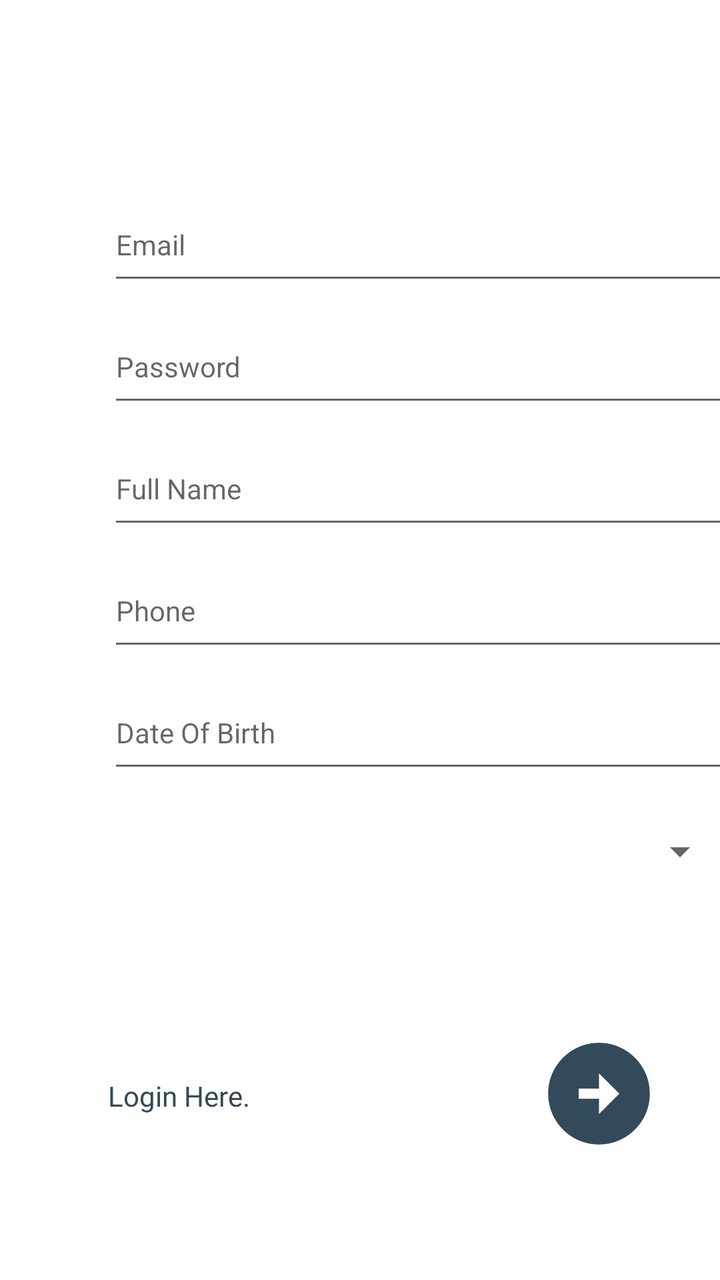
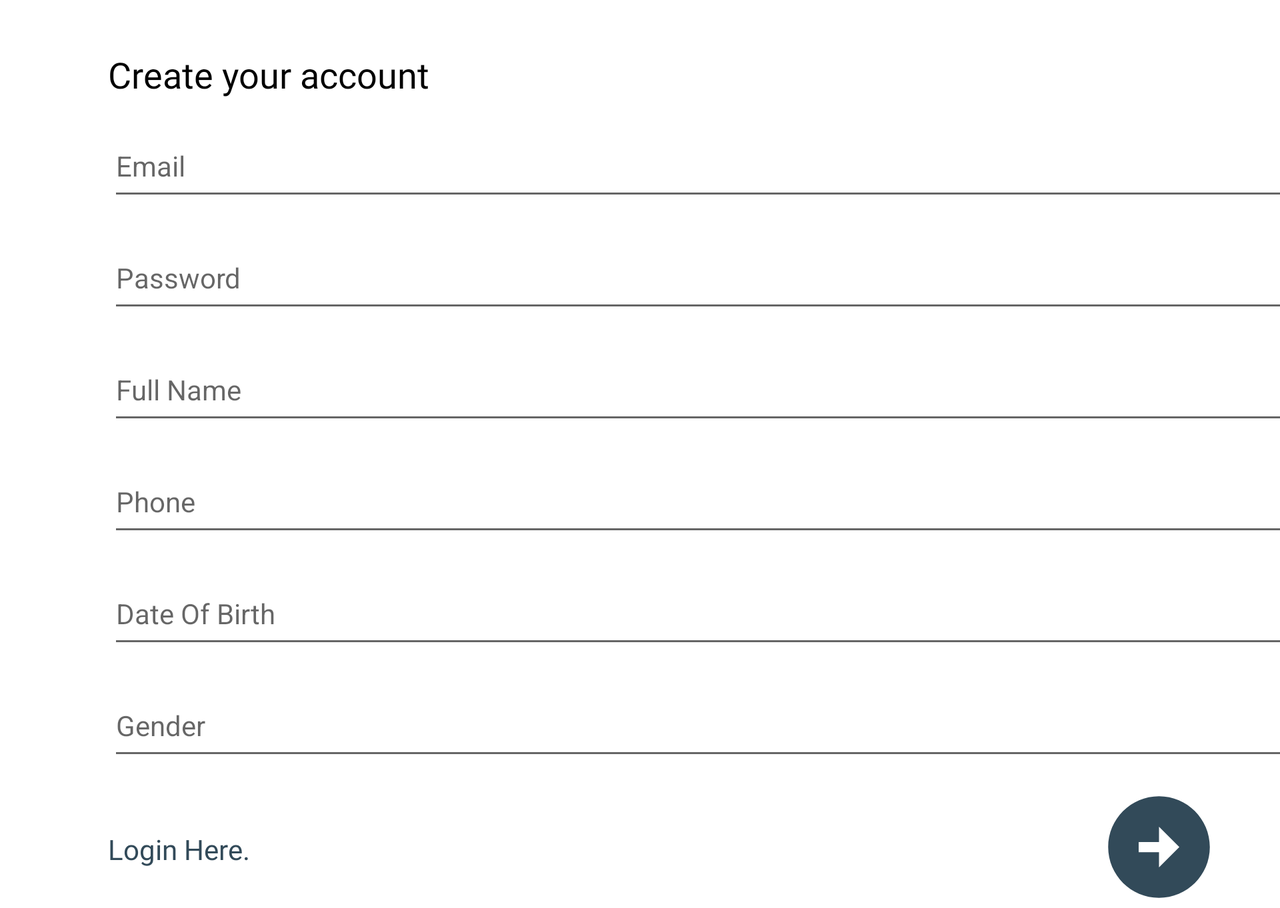

Two renders of one Android screen. The first uses the default layout on a phone; the second uses the alternative layout the repository ships for a different screen configuration, on a matching device. The two XML files are below.
<!-- AndroidManifest.xml: application theme Theme.SpotMe -->
<!-- res/layout/signup.xml -->
<?xml version="1.0" encoding="utf-8"?>
<ScrollView xmlns:app="http://schemas.android.com/apk/res-auto"
    xmlns:tools="http://schemas.android.com/tools"
    android:layout_width="fill_parent"
    android:layout_height="fill_parent"
    xmlns:android="http://schemas.android.com/apk/res/android">

    <androidx.constraintlayout.widget.ConstraintLayout
        android:layout_width="fill_parent"
        android:layout_height="fill_parent">

        <TextView
            android:id="@+id/signUpTitle"
            android:layout_width="wrap_content"
            android:layout_height="wrap_content"
            android:layout_marginStart="54dp"
            android:layout_marginTop="50dp"
            android:layout_marginEnd="308dp"
            android:layout_marginBottom="20dp"
            android:fontFamily="@font/poppins_bold"
            android:text="@string/create_your_account"
            android:textColor="@color/black"
            android:textSize="18sp"
            app:layout_constraintBottom_toTopOf="@+id/emailTv"
            app:layout_constraintEnd_toEndOf="parent"
            app:layout_constraintHorizontal_bias="0.0"
            app:layout_constraintStart_toStartOf="parent"
            app:layout_constraintTop_toTopOf="parent"
            app:layout_constraintVertical_chainStyle="packed"/>

        <EditText
            android:id="@+id/emailTv"
            android:layout_width="310dp"
            android:layout_height="53dp"
            android:layout_marginStart="54dp"
            android:layout_marginTop="20dp"
            android:ems="10"
            android:hint="@string/email"
            android:inputType="textEmailAddress"
            android:importantForAutofill="no"
            android:textSize="14sp"
            app:layout_constraintEnd_toEndOf="parent"
            app:layout_constraintHorizontal_bias="0.0"
            app:layout_constraintStart_toStartOf="parent"
            app:layout_constraintTop_toBottomOf="@id/signUpTitle" />

        <EditText
            android:id="@+id/passwordTv"
            android:layout_width="310dp"
            android:layout_height="53dp"
            android:layout_marginStart="54dp"
            android:layout_marginTop="8dp"
            android:ems="10"
            android:hint="@string/password"
            android:inputType="textPassword"
            android:importantForAutofill="no"
            android:textSize="14sp"
            app:layout_constraintEnd_toEndOf="parent"
            app:layout_constraintHorizontal_bias="0.0"
            app:layout_constraintStart_toStartOf="parent"
            app:layout_constraintTop_toBottomOf="@id/emailTv"/>

        <EditText
            android:id="@+id/fullNameTv"
            android:layout_width="310dp"
            android:layout_height="53dp"
            android:layout_marginStart="54dp"
            android:layout_marginTop="8dp"
            android:ems="10"
            android:hint="@string/full_name"
            android:inputType="textPersonName"
            android:importantForAutofill="no"
            android:textSize="14sp"
            app:layout_constraintEnd_toEndOf="parent"
            app:layout_constraintHorizontal_bias="0.0"
            app:layout_constraintStart_toStartOf="parent"
            app:layout_constraintTop_toBottomOf="@id/passwordTv" />

        <EditText
            android:id="@+id/phoneTv"
            android:layout_width="310dp"
            android:layout_height="53dp"
            android:layout_marginStart="54dp"
            android:layout_marginTop="8dp"
            android:ems="10"
            android:hint="@string/phone"
            android:inputType="phone"
            android:importantForAutofill="no"
            android:textSize="14sp"
            app:layout_constraintEnd_toEndOf="parent"
            app:layout_constraintHorizontal_bias="0.0"
            app:layout_constraintStart_toStartOf="parent"
            app:layout_constraintTop_toBottomOf="@id/fullNameTv" />

        <EditText
            android:id="@+id/dobTv"
            android:layout_width="310dp"
            android:layout_height="53dp"
            android:layout_marginStart="54dp"
            android:layout_marginTop="8dp"
            android:ems="10"
            android:hint="@string/dob"
            android:inputType="date"
            android:importantForAutofill="no"
            android:textSize="14sp"
            android:cursorVisible="false"
            android:focusable="false"
            android:focusableInTouchMode="false"
            android:clickable="false"
            app:layout_constraintEnd_toEndOf="parent"
            app:layout_constraintHorizontal_bias="0.0"
            app:layout_constraintStart_toStartOf="parent"
            app:layout_constraintTop_toBottomOf="@id/phoneTv" />

        <Spinner
            android:id="@+id/genderTv"
            android:layout_width="310dp"
            android:layout_height="53dp"
            android:layout_marginStart="54dp"
            android:layout_marginTop="8dp"
            android:ems="10"
            android:hint="@string/gender"
            android:inputType="text"
            android:importantForAutofill="no"
            android:textSize="14sp"
            app:layout_constraintEnd_toEndOf="parent"
            app:layout_constraintHorizontal_bias="0.0"
            app:layout_constraintStart_toStartOf="parent"
            app:layout_constraintTop_toBottomOf="@id/dobTv" />

        <ImageView
            android:id="@+id/signUpBtn"
            android:layout_width="65dp"
            android:layout_height="61dp"
            android:layout_marginTop="64dp"
            android:layout_marginEnd="28dp"
            app:srcCompat="@drawable/ic_next_button"
            app:layout_constraintEnd_toEndOf="parent"
            app:layout_constraintHorizontal_bias="0.934"
            app:layout_constraintTop_toBottomOf="@id/genderTv"
            />

        <TextView
            android:id="@+id/loginHereTv"
            android:layout_width="wrap_content"
            android:layout_height="wrap_content"
            android:layout_marginStart="54dp"
            android:layout_marginBottom="20dp"
            android:fontFamily="@font/poppins_medium"
            android:text="@string/login_here"
            android:clickable="true"
            android:textColor="#324A59"
            app:layout_constraintBottom_toBottomOf="parent"
            app:layout_constraintHorizontal_bias="1.0"
            app:layout_constraintHorizontal_chainStyle="packed"
            app:layout_constraintStart_toStartOf="parent" />

    </androidx.constraintlayout.widget.ConstraintLayout>
</ScrollView>
<!-- resources referenced by this layout -->
<resources>
  <color name="black">#000000</color>
  <!-- drawable ic_next_button (drawable) -->
  <vector android:height="24dp" android:tint="#324A59"
      android:viewportHeight="24" android:viewportWidth="24"
      android:width="24dp" xmlns:android="http://schemas.android.com/apk/res/android">
      <path android:fillColor="@android:color/white" android:pathData="M22,12c0,-5.52 -4.48,-10 -10,-10S2,6.48 2,12c0,5.52 4.48,10 10,10S22,17.52 22,12zM12,13l-4,0v-2l4,0V8l4,4l-4,4V13z"/>
  </vector>
  <string name="create_your_account">Create your account</string>
  <string name="dob">Date Of Birth</string>
  <string name="email">Email</string>
  <string name="full_name">Full Name</string>
  <string name="gender">Gender</string>
  <string name="login_here">Login Here.</string>
  <string name="password">Password</string>
  <string name="phone">Phone</string>
  <style name="Theme.SpotMe" parent="Theme.MaterialComponents.DayNight.DarkActionBar">
          
          <item name="colorPrimary">@color/spotMe_darkerBlue</item>
          <item name="colorPrimaryVariant">@color/spotMe_darkBlue</item>
          <item name="colorOnPrimary">@color/white</item>
          
          <item name="colorSecondary">@color/teal_200</item>
          <item name="colorSecondaryVariant">@color/teal_700</item>
          <item name="colorOnSecondary">@color/black</item>
          
          <item name="android:statusBarColor" tools:targetApi="l">?attr/colorPrimaryVariant</item>
          
      </style>
  <color name="spotMe_darkerBlue">#182730</color>
  <color name="spotMe_darkBlue">#324A59</color>
  <color name="white">#FFFFFFFF</color>
  <color name="teal_200">#FF03DAC5</color>
  <color name="teal_700">#FF018786</color>
</resources>
<!-- res/layout-land/signup.xml (the repository's variant of the layout above) -->
<!-- drawn on the phone turned sideways -->
<?xml version="1.0" encoding="utf-8"?>
<ScrollView android:layout_width="fill_parent"
    android:layout_height="fill_parent"
    xmlns:android="http://schemas.android.com/apk/res/android">

        <androidx.constraintlayout.widget.ConstraintLayout xmlns:android="http://schemas.android.com/apk/res/android"
            xmlns:app="http://schemas.android.com/apk/res-auto"
            xmlns:tools="http://schemas.android.com/tools"
            android:layout_width="fill_parent"
            android:layout_height="fill_parent">

            <TextView
                android:id="@+id/signUpTitle"
                android:layout_width="wrap_content"
                android:layout_height="wrap_content"
                android:layout_marginStart="54dp"
                android:layout_marginTop="25dp"
                android:layout_marginEnd="308dp"
                android:layout_marginBottom="5dp"
                android:fontFamily="@font/poppins_bold"
                android:text="@string/create_your_account"
                android:textColor="@color/black"
                android:textSize="18sp"
                app:layout_constraintBottom_toTopOf="@+id/emailTv"
                app:layout_constraintEnd_toEndOf="parent"
                app:layout_constraintHorizontal_bias="0.0"
                app:layout_constraintStart_toStartOf="parent"
                app:layout_constraintTop_toTopOf="parent"
                app:layout_constraintVertical_chainStyle="spread"/>

            <EditText
                android:id="@+id/emailTv"
                android:layout_width="610dp"
                android:layout_height="48dp"
                android:layout_marginHorizontal="54dp"
                android:layout_marginTop="8dp"
                android:ems="10"
                android:hint="@string/email"
                android:inputType="textEmailAddress"
                android:importantForAutofill="no"
                android:textSize="14sp"
                app:layout_constraintEnd_toEndOf="parent"
                app:layout_constraintHorizontal_bias="0.0"
                app:layout_constraintStart_toStartOf="parent"
                app:layout_constraintTop_toBottomOf="@id/signUpTitle" />


        <EditText
            android:id="@+id/passwordTv"
            android:layout_width="610dp"
            android:layout_height="48dp"
            android:layout_marginHorizontal="54dp"
            android:layout_marginTop="8dp"
            android:ems="10"
            android:hint="@string/password"
            android:inputType="textPassword"
            android:importantForAutofill="no"
            android:textSize="14sp"
            app:layout_constraintEnd_toEndOf="parent"
            app:layout_constraintHorizontal_bias="0.0"
            app:layout_constraintStart_toStartOf="parent"
            app:layout_constraintTop_toBottomOf="@id/emailTv"/>

        <EditText
            android:id="@+id/fullNameTv"
            android:layout_width="610dp"
            android:layout_height="48dp"
            android:layout_marginHorizontal="54dp"
            android:layout_marginTop="8dp"
            android:ems="10"
            android:hint="@string/full_name"
            android:inputType="textPersonName"
            android:importantForAutofill="no"
            android:textSize="14sp"
            app:layout_constraintEnd_toEndOf="parent"
            app:layout_constraintHorizontal_bias="0.0"
            app:layout_constraintStart_toStartOf="parent"
            app:layout_constraintTop_toBottomOf="@id/passwordTv" />

        <EditText
            android:id="@+id/phoneTv"
            android:layout_width="610dp"
            android:layout_height="48dp"
            android:layout_marginHorizontal="54dp"
            android:layout_marginTop="8dp"
            android:ems="10"
            android:hint="@string/phone"
            android:inputType="phone"
            android:importantForAutofill="no"
            android:textSize="14sp"
            app:layout_constraintEnd_toEndOf="parent"
            app:layout_constraintHorizontal_bias="0.0"
            app:layout_constraintStart_toStartOf="parent"
            app:layout_constraintTop_toBottomOf="@id/fullNameTv" />

        <EditText
            android:id="@+id/dobTv"
            android:layout_width="610dp"
            android:layout_height="48dp"
            android:layout_marginHorizontal="54dp"
            android:layout_marginTop="8dp"
            android:ems="10"
            android:hint="@string/dob"
            android:inputType="date"
            android:importantForAutofill="no"
            android:textSize="14sp"
            app:layout_constraintEnd_toEndOf="parent"
            app:layout_constraintHorizontal_bias="0.0"
            app:layout_constraintStart_toStartOf="parent"
            app:layout_constraintTop_toBottomOf="@id/phoneTv" />

        <EditText
            android:id="@+id/genderTv"
            android:layout_width="610dp"
            android:layout_height="48dp"
            android:layout_marginHorizontal="54dp"
            android:layout_marginTop="8dp"
            android:ems="10"
            android:hint="@string/gender"
            android:inputType="text"
            android:importantForAutofill="no"
            android:textSize="14sp"
            app:layout_constraintEnd_toEndOf="parent"
            app:layout_constraintHorizontal_bias="0.0"
            app:layout_constraintStart_toStartOf="parent"
            app:layout_constraintTop_toBottomOf="@id/dobTv" />

        <ImageView
            android:id="@+id/signUpBtn"
            android:layout_width="65dp"
            android:layout_height="64dp"
            android:layout_marginStart="45dp"
            android:layout_marginEnd="47dp"
            android:layout_marginBottom="140dp"
            android:contentDescription="@string/sign_up_button"
            app:layout_constraintBottom_toBottomOf="parent"
            app:layout_constraintEnd_toEndOf="parent"
            app:layout_constraintStart_toEndOf="@+id/passwordTv"
            app:srcCompat="@drawable/ic_next_button"
            tools:ignore="RedundantDescriptionCheck" />

        <ImageView
            android:id="@+id/resetPwBtn"
            android:layout_width="65dp"
            android:layout_height="61dp"
            android:layout_marginTop="8dp"
            android:layout_marginEnd="28dp"
            android:layout_marginBottom="30dp"
            app:srcCompat="@drawable/ic_next_button"
            app:layout_constraintEnd_toEndOf="parent"
            app:layout_constraintHorizontal_bias="0.927"
            app:layout_constraintTop_toBottomOf="@id/genderTv"
            />

        <TextView
            android:id="@+id/loginHereTv"
            android:layout_width="wrap_content"
            android:layout_height="wrap_content"
            android:layout_marginStart="54dp"
            android:layout_marginTop="20dp"
            android:layout_marginBottom="20dp"
            android:fontFamily="@font/poppins_medium"
            android:text="@string/login_here"
            android:clickable="true"
            android:textColor="#324A59"
            app:layout_constraintBottom_toBottomOf="parent"
            app:layout_constraintHorizontal_bias="1.0"
            app:flow_verticalBias="0.457"
            app:layout_constraintHorizontal_chainStyle="packed"
            app:layout_constraintStart_toStartOf="parent" />

    </androidx.constraintlayout.widget.ConstraintLayout>
</ScrollView>
<!-- resources referenced by the variant -->
<!-- as the phone turned sideways resolves them -->
<resources>
  <color name="black">#000000</color>
  <!-- drawable ic_next_button (drawable) -->
  <vector android:height="24dp" android:tint="#324A59"
      android:viewportHeight="24" android:viewportWidth="24"
      android:width="24dp" xmlns:android="http://schemas.android.com/apk/res/android">
      <path android:fillColor="@android:color/white" android:pathData="M22,12c0,-5.52 -4.48,-10 -10,-10S2,6.48 2,12c0,5.52 4.48,10 10,10S22,17.52 22,12zM12,13l-4,0v-2l4,0V8l4,4l-4,4V13z"/>
  </vector>
  <string name="create_your_account">Create your account</string>
  <string name="dob">Date Of Birth</string>
  <string name="email">Email</string>
  <string name="full_name">Full Name</string>
  <string name="gender">Gender</string>
  <string name="login_here">Login Here.</string>
  <string name="password">Password</string>
  <string name="phone">Phone</string>
  <string name="sign_up_button">sign up button</string>
  <style name="Theme.SpotMe" parent="Theme.MaterialComponents.DayNight.DarkActionBar">
          
          <item name="colorPrimary">@color/spotMe_darkerBlue</item>
          <item name="colorPrimaryVariant">@color/spotMe_darkBlue</item>
          <item name="colorOnPrimary">@color/white</item>
          
          <item name="colorSecondary">@color/teal_200</item>
          <item name="colorSecondaryVariant">@color/teal_700</item>
          <item name="colorOnSecondary">@color/black</item>
          
          <item name="android:statusBarColor" tools:targetApi="l">?attr/colorPrimaryVariant</item>
          
      </style>
  <color name="spotMe_darkerBlue">#182730</color>
  <color name="spotMe_darkBlue">#324A59</color>
  <color name="white">#FFFFFFFF</color>
  <color name="teal_200">#FF03DAC5</color>
  <color name="teal_700">#FF018786</color>
</resources>
